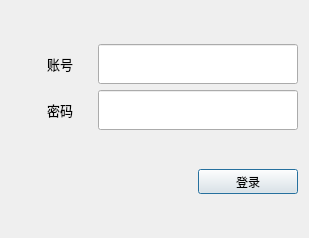
<?xml version="1.0" encoding="UTF-8"?>
<ui version="4.0">
 <class>LoginDialog</class>
 <widget class="QDialog" name="LoginDialog">
  <property name="geometry">
   <rect>
    <x>0</x>
    <y>0</y>
    <width>309</width>
    <height>238</height>
   </rect>
  </property>
  <property name="maximumSize">
   <size>
    <width>400</width>
    <height>16777215</height>
   </size>
  </property>
  <property name="windowTitle">
   <string>用户登录</string>
  </property>
  <property name="windowIcon">
   <iconset resource="../Images/image.qrc">
    <normaloff>:/images/images/pl.png</normaloff>:/images/images/pl.png</iconset>
  </property>
  <layout class="QVBoxLayout" name="verticalLayout">
   <item>
    <layout class="QGridLayout" name="gridLayout_2">
     <item row="1" column="4">
      <widget class="QLineEdit" name="lineEdit_2">
       <property name="minimumSize">
        <size>
         <width>0</width>
         <height>40</height>
        </size>
       </property>
       <property name="maximumSize">
        <size>
         <width>200</width>
         <height>16777215</height>
        </size>
       </property>
       <property name="echoMode">
        <enum>QLineEdit::Password</enum>
       </property>
      </widget>
     </item>
     <item row="0" column="1">
      <widget class="QLabel" name="label">
       <property name="maximumSize">
        <size>
         <width>50</width>
         <height>16777215</height>
        </size>
       </property>
       <property name="font">
        <font>
         <pointsize>10</pointsize>
        </font>
       </property>
       <property name="text">
        <string>账号</string>
       </property>
      </widget>
     </item>
     <item row="1" column="1">
      <widget class="QLabel" name="label_2">
       <property name="maximumSize">
        <size>
         <width>50</width>
         <height>16777215</height>
        </size>
       </property>
       <property name="font">
        <font>
         <pointsize>10</pointsize>
        </font>
       </property>
       <property name="text">
        <string>密码</string>
       </property>
      </widget>
     </item>
     <item row="0" column="4">
      <widget class="QLineEdit" name="lineEdit">
       <property name="minimumSize">
        <size>
         <width>0</width>
         <height>40</height>
        </size>
       </property>
       <property name="maximumSize">
        <size>
         <width>200</width>
         <height>16777215</height>
        </size>
       </property>
      </widget>
     </item>
     <item row="0" column="0">
      <widget class="QLabel" name="label_3">
       <property name="maximumSize">
        <size>
         <width>30</width>
         <height>30</height>
        </size>
       </property>
       <property name="text">
        <string/>
       </property>
       <property name="pixmap">
        <pixmap resource="../Images/image.qrc">:/images/images/pl.png</pixmap>
       </property>
       <property name="scaledContents">
        <bool>true</bool>
       </property>
      </widget>
     </item>
     <item row="1" column="0">
      <widget class="QLabel" name="label_4">
       <property name="maximumSize">
        <size>
         <width>30</width>
         <height>30</height>
        </size>
       </property>
       <property name="text">
        <string/>
       </property>
       <property name="pixmap">
        <pixmap resource="../Images/image.qrc">:/images/images/key.png</pixmap>
       </property>
       <property name="scaledContents">
        <bool>true</bool>
       </property>
      </widget>
     </item>
    </layout>
   </item>
   <item>
    <layout class="QHBoxLayout" name="horizontalLayout">
     <item>
      <spacer name="horizontalSpacer">
       <property name="orientation">
        <enum>Qt::Horizontal</enum>
       </property>
       <property name="sizeHint" stdset="0">
        <size>
         <width>40</width>
         <height>20</height>
        </size>
       </property>
      </spacer>
     </item>
     <item>
      <widget class="QPushButton" name="pushButton">
       <property name="minimumSize">
        <size>
         <width>100</width>
         <height>25</height>
        </size>
       </property>
       <property name="maximumSize">
        <size>
         <width>100</width>
         <height>25</height>
        </size>
       </property>
       <property name="text">
        <string>登录</string>
       </property>
      </widget>
     </item>
    </layout>
   </item>
  </layout>
 </widget>
 <tabstops>
  <tabstop>lineEdit</tabstop>
  <tabstop>lineEdit_2</tabstop>
 </tabstops>
 <resources>
  <include location="../Images/image.qrc"/>
 </resources>
 <connections/>
</ui>
